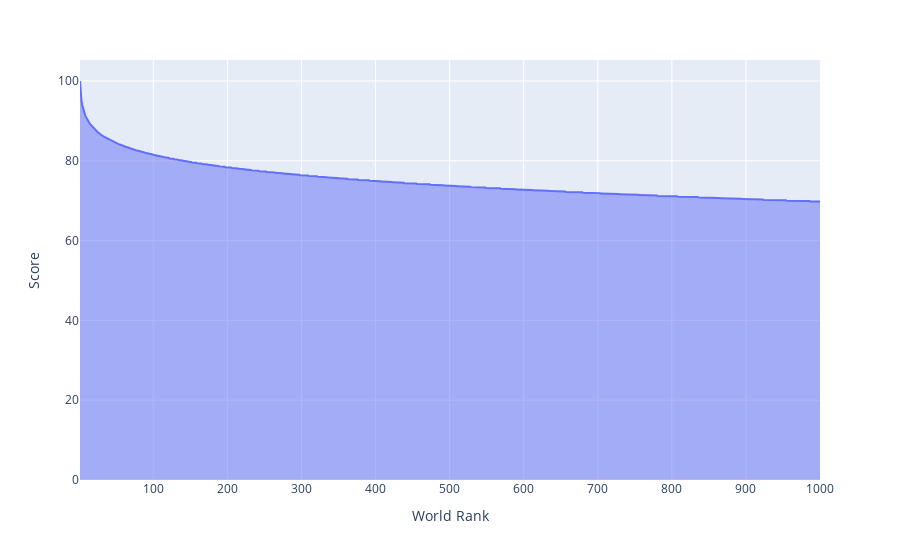

The notebook cell this image was saved under:
### Markdown cell above
# Analysis of University Distribution Per Country

## Observations:
1. **Dominance of the USA**: 
   - The United States has the largest number of universities by a wide margin, with **213** universities.
   - This is almost double the count of the next highest, indicating a significant concentration of educational institutions in the U.S.

2. **China**: 
   - China follows as the second-largest country in terms of university count, with **108** universities.
   - Although significantly fewer than the U.S., China still has a large number of institutions compared to other countries.

3. **United Kingdom and Western Europe**:
   - The United Kingdom is third with **62** universities, showcasing its prominence in global education.
   - Countries like **France (58)**, **Germany (56)**, and **Italy (54)** also rank high, reflecting Europe's long-standing academic tradition.

4. **Asian Representation**:
   - Aside from China, **South Korea (28)**, **India (17)**, **Taiwan (17)**, and **Japan (35)** are among the top-ranking Asian countries in terms of university counts.
   - This highlights the growing role of Asia in the global education sector.

5. **Other Noteworthy Countries**:
   - Countries like **Australia (25)**, **Brazil (20)**, and **Canada (28)** also have a significant number of universities.
   - These countries contribute to the global higher education system, especially in regions like Oceania and South America.

6. **Countries with Fewer Universities**:
   - Some countries, despite their size or economic power, have a relatively small number of universities. 
   - For example, **Russia (5)**, **Norway (4)**, and **Greece (6)** have fewer universities compared to other European countries.
   - Smaller countries like **Cyprus (1)**, **Bulgaria (1)**, and **Lithuania (1)** have only one university represented in this data.

7. **Global Distribution**:
   - A broad global distribution of universities can be seen, covering regions like **Africa (South Africa, Egypt, Tunisia)**, **South America (Brazil, Argentina, Colombia)**, and **Middle East (Saudi Arabia, Israel, Lebanon)**.
   - However, the distribution is heavily skewed towards a few countries, with the majority of the universities concentrated in the top 10 nations.

8. **Outliers and Rare Representations**:
   - Countries like **Macao (1)** and **Uruguay (1)** are represented but with very low university counts, suggesting either the size or development level impacts the number of institutions.

### Code cell
WorldRank_Score = px.area(df, x="World Rank", y="Score")
WorldRank_Score.show()
#as you can see this is the relation  between score and world rank

### Figure 1 — Plotly figure (JSON) as saved in the notebook; plotly's stock layout.template omitted (floating-point values rounded to 4 significant figures; data arrays with more than 128 entries replaced by an {"elided": "..."} marker saying what was removed)
{"data": [{"fillpattern": {"shape": ""}, "hovertemplate": "World Rank=%{x}<br>Score=%{y}<extra></extra>", "legendgroup": "", "line": {"color": "#636efa"}, "marker": {"symbol": "circle"}, "mode": "lines", "name": "", "orientation": "v", "showlegend": false, "stackgroup": "1", "type": "scatter", "x": {"elided": "1000 int values"}, "xaxis": "x", "y": {"elided": "1000 float values"}, "yaxis": "y"}], "layout": {"autosize": true, "legend": {"tracegroupgap": 0}, "margin": {"t": 60}, "xaxis": {"anchor": "y", "autorange": true, "domain": [0, 1], "range": [1, 1000], "title": {"text": "World Rank"}, "type": "linear"}, "yaxis": {"anchor": "x", "autorange": true, "domain": [0, 1], "range": [0, 105.3], "title": {"text": "Score"}, "type": "linear"}}}
